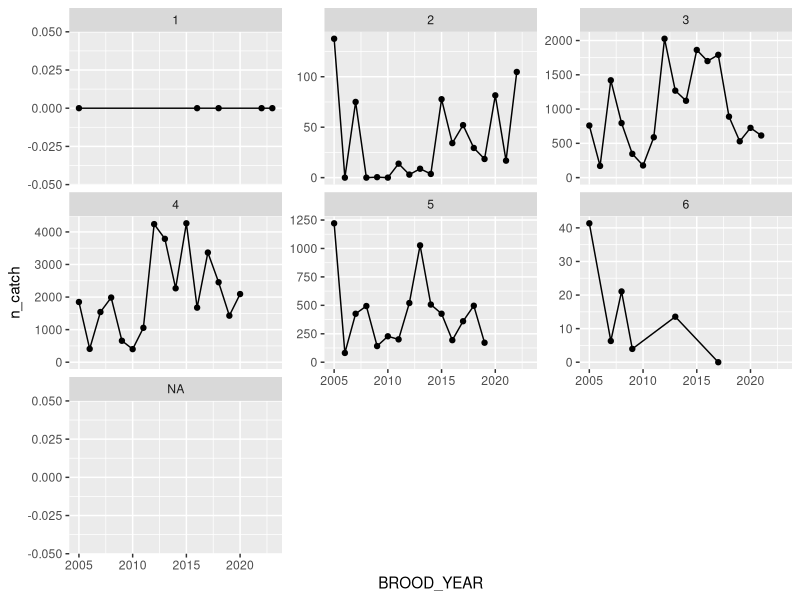
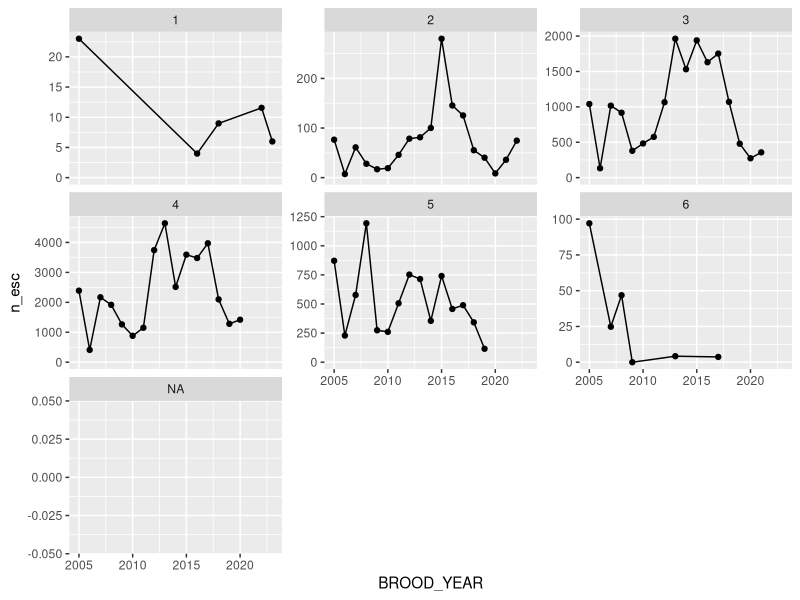
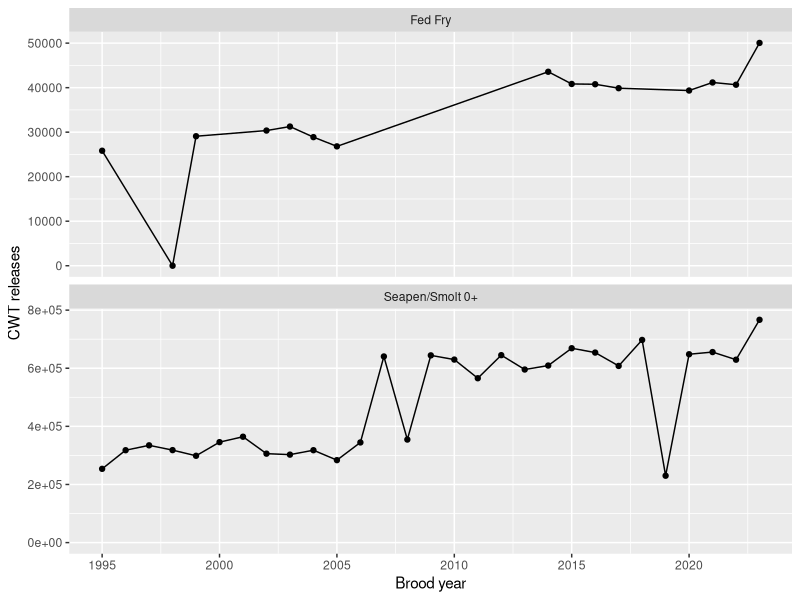
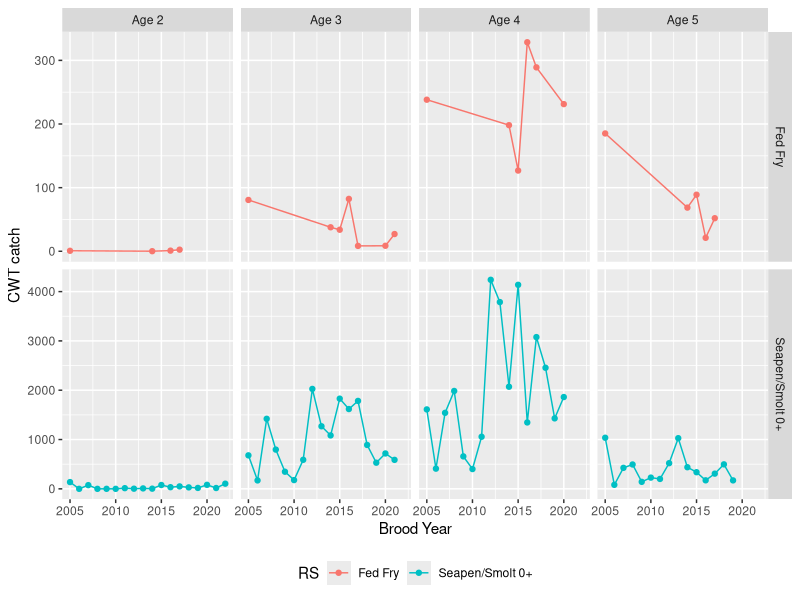
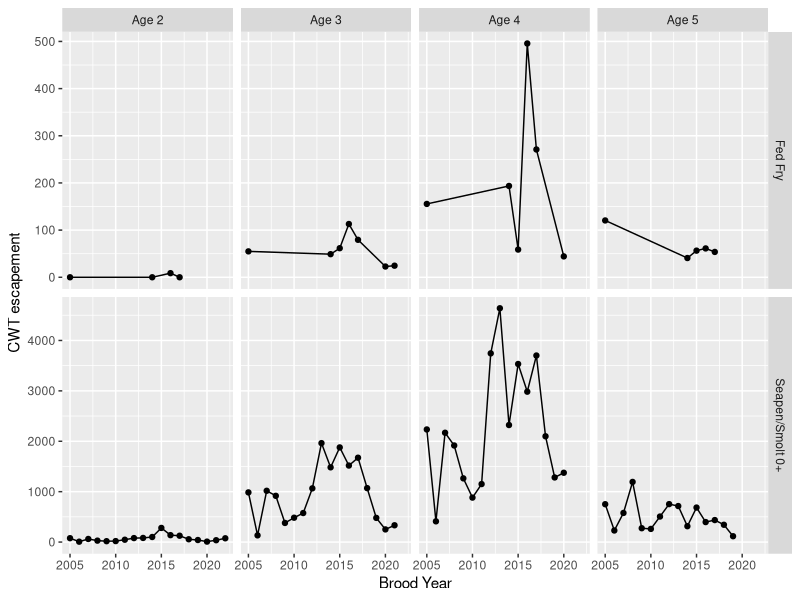

Recreate these plots in R, in order.

library(tidyverse)
library(readxl)

# Quinsam - CWT releases
rel <- readxl::read_excel(
  file.path("data", "Quinsam", "2025-02-17-QuinsamChinook_Analyses_2005-2024.xlsx"),
  sheet = "Releases"
)

cwt_rel <- rel %>%
  filter(RELEASE_STAGE_NAME %in% c("Fed Fry", "Smolt 0+", "Seapen 0+")) %>%
  mutate(RS = ifelse(RELEASE_STAGE_NAME == "Fed Fry", "Fed Fry", "Seapen/Smolt 0+")) %>%
  summarise(n_CWT = sum(TaggedNum) - sum(ShedTagNum), .by = c(BROOD_YEAR, RS))

g <- ggplot(cwt_rel, aes(BROOD_YEAR, n_CWT)) +
  geom_point() +
  geom_line() +
  facet_wrap(vars(RS), ncol = 1, scales = "free_y") +
  labs(x = "Brood year", y = "CWT releases") +
  theme(legend.position = "bottom") +
  expand_limits(y = 0)
ggsave("figures/Quinsam_CWT_rel.png", g, height = 5, width = 4)

# Quinsam recovery
rec <- readxl::read_excel(
  file.path("data", "Quinsam", "2025-02-17-QuinsamChinook_Analyses_2005-2024.xlsx"),
  sheet = "Expanded"
) %>%
  mutate(is_catch = TotCatch > 0, is_esc = Escape > 0)

table(rec$is_catch, rec$is_esc)
filter(rec, is_catch & is_esc) %>% View()

# Catch area names
#cnames <- colnames(rec)
#data.frame(
#  Name = cnames[grepl("1|2|3", cnames)]
#) %>%
#  readr::write_csv(file = "data/Quinsam/Quinsam_fisheries.csv")


# CWT recoveries
cwt <- summarise(rec,
                 n_catch = sum(TotCatch),
                 n_esc = sum(Escape),
                 .by = c(Age, BROOD_YEAR))

g <- ggplot(cwt, aes(BROOD_YEAR, n_catch)) +
  facet_wrap(vars(Age), scales = "free_y") +
  geom_line() +
  geom_point() +
  expand_limits(y = 0)
g

g <- ggplot(cwt, aes(BROOD_YEAR, n_esc)) +
  facet_wrap(vars(Age), scales = "free_y") +
  geom_line() +
  geom_point() +
  expand_limits(y = 0)
g

# CWT by release strategy
cwt_rs <- rec %>%
  mutate(RS = ifelse(RELEASE_STAGE_NAME == "Fed Fry", "Fed Fry", "Seapen/Smolt 0+")) %>%
  summarise(
    n_catch = sum(TotCatch),
    n_esc = sum(Escape),
    .by = c(Age, BROOD_YEAR, RS)
  )

g <- cwt_rs %>%
  filter(!is.na(Age), Age %in% seq(2, 5)) %>%
  mutate(Age = paste("Age", Age)) %>%
  ggplot(aes(BROOD_YEAR, n_catch, colour = RS)) +
  facet_grid(vars(RS), vars(Age), scales = "free_y") +
  geom_line() +
  geom_point() +
  labs(x = "Brood Year", y = "CWT catch") +
  expand_limits(y = 0) +
  theme(legend.position = "bottom")
ggsave("figures/Quinsam_CWT_catch.png", g, height = 3.5, width = 6)

g <- cwt_rs %>%
  filter(!is.na(Age), Age %in% seq(2, 5)) %>%
  mutate(Age = paste("Age", Age)) %>%
  ggplot(aes(BROOD_YEAR, n_esc)) +
  facet_grid(vars(RS), vars(Age), scales = "free_y") +
  geom_line() +
  geom_point() +
  labs(x = "Brood Year", y = "CWT escapement", colour = "Release Strategy") +
  expand_limits(y = 0) +
  theme(legend.position = "bottom")
ggsave("figures/Quinsam_CWT_esc.png", g, height = 3.5, width = 6)

